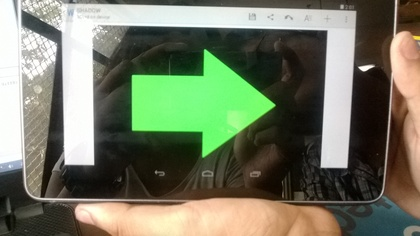
%> input picture codes/greenRight.jpg, 420 x 236 px, shrunk from 2592 x 1456 before the run
$ octave runBotrun.m   (GNU Octave 9; MATLAB toolbox functions it lacks are replaced by stand-ins)
%> lines starting %> are read from the running program, lines starting %| are printed output that depends on the picture; in (x1, y1, x2, y2) boxes, pixels count from 0 and x2, y2 are one past the last pixel; in counts of white or black regions, pixels touching at a corner belong together; the program's own positions count from 1
%> further down, im is the input picture: size 236x420x3 uint8; mean R, G, B 115.6, 121.2, 99.5
### codes/colorDetect.m
function [c,im]=colorDetect(data)
% 0- blank image
% 1- Red
% 2- Green
% 3- Blue

disp('entered in colorDetection');
thresh=6;
c=0;
[r,col,t]=size(data);
%> r = 236; col = 420; t = 3
im=zeros(r,col);
figure,imshow(data);title('original image');
diffR = imsubtract(data(:,:,1), rgb2gray(data));
diffR = medfilt2(diffR, [3 3]);
%figure,imshow(diffR);%title('filtered R');
diffR = im2bw(diffR,graythresh(diffR));
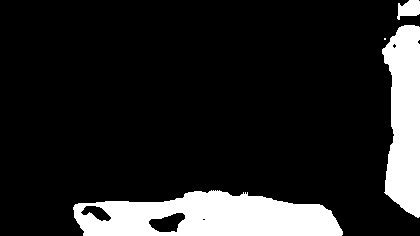
%> diffR: size 236x420 logical; 14.9% white; 4 white regions (1 under 20 px), largest, box (x1, y1, x2, y2) and area: (73, 190, 343, 236) 8803, (382, 25, 420, 218) 5596, (397, 0, 420, 20) 317
%figure,imshow(diffR);title('red binarised');
[bwR,R] = bwlabel(diffR, 8);
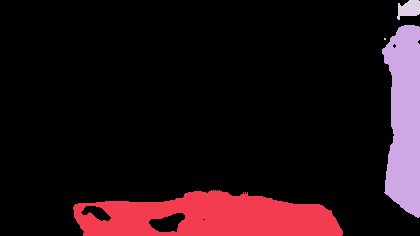
%> bwR: size 236x420 double; 5 distinct labels, from 0 to 4; one colour per label, 0 black
%> R = 4
disp(R);
%| 4
if R>0 && R<thresh
aR=regionprops(bwR,'Area','ConvexHull','EulerNumber');
%> aR = 4 regions; Area and EulerNumber: 8803 -2, 5596 0, 317 1, 4 1
areaR=cat(1,aR.Area);
%> areaR = [8803; 5596; 4; 317]
bwR=bwareaopen(bwR,max(areaR)-1);
%> bwR: size 236x420 logical; 8.9% white; 1 white region, box (x1, y1, x2, y2) and area: (73, 190, 343, 236) 8803
figure,imshow(bwR);title('Red');
c=1;
im=bwR;
end


diffG = imsubtract(data(:,:,2), rgb2gray(data));
diffG = medfilt2(diffG, [3 3]);
%figure,imshow(diffG);
diffG = im2bw(diffG,graythresh(diffG));
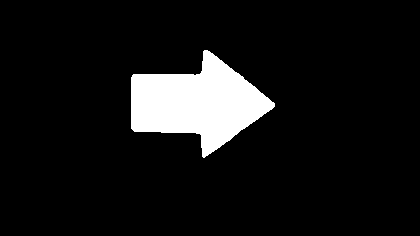
%> diffG: size 236x420 logical; 8.6% white; 1 white region, box (x1, y1, x2, y2) and area: (131, 50, 275, 158) 8476
%figure,imshow(diffG);
[bwG,G] = bwlabel(diffG, 8);
%> G = 1
disp(G);
%| 1
if G>0 && G<thresh
aG=regionprops(bwG,'Area','ConvexHull','EulerNumber');
%> aG = 1 region; Area and EulerNumber: 8476 1
areaG=cat(1,aG.Area);
%> areaG = 8476
bwG=bwareaopen(bwG,max(areaG)-1);
figure,imshow(bwG);title('Green');
c=2;
im=bwG;
end


diffB = imsubtract(data(:,:,3), rgb2gray(data));
diffB = medfilt2(diffB, [3 3]);
%figure,imshow(diffB);
diffB = im2bw(diffB,graythresh(diffB));
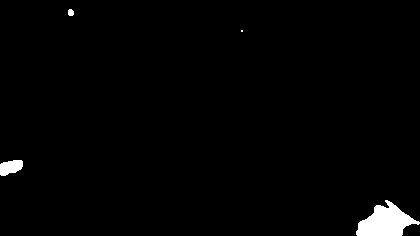
%> diffB: size 236x420 logical; 1.6% white; 4 white regions (1 under 20 px), largest, box (x1, y1, x2, y2) and area: (356, 200, 420, 236) 1305, (0, 160, 23, 176) 274, (68, 9, 74, 16) 36
%figure,imshow(diffB);
[bwB,B] = bwlabel(diffB, 8);
%> bwB: size 236x420 double; 5 distinct labels, from 0 to 4
%> B = 4
disp(B);
%| 4
if B>0 && B<thresh
aB=regionprops(bwB,'Area','ConvexHull','EulerNumber');
%> aB = 4 regions; Area and EulerNumber: 1305 1, 274 1, 36 1, 4 1
areaB=cat(1,aB.Area);
%> areaB = [274; 36; 4; 1305]
bwB=bwareaopen(bwB,max(areaB)-1);
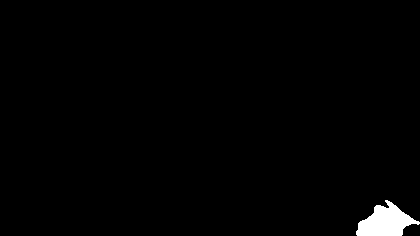
%> bwB: size 236x420 logical; 1.3% white; 1 white region, box (x1, y1, x2, y2) and area: (356, 200, 420, 236) 1305
figure,imshow(bwB);title('Blue');
c=3;
im=bwB;
end


disp('Color Detected :');
disp(c);
if c==1
    disp('RED');
else if c==2
        disp('GREEN');
    else if c==3
            disp('BLUE');
        end
    end
end


end

### codes/direction.m
function [answer]=direction(im)
[c,bin]=colorDetect(im);
%> c = 3
bw=extractObject(bin);
[ left , right]=arrowBreak(bw);
%figure;
%subplot(1,2,1);imshow(left);
%subplot(1,2,2);imshow(right);

%%
lt=isTriangle(left);
rt=isTriangle(right);

if lt==1
    disp('LEFT ARROW');
else if rt==1
        disp('RIGHT ARROW');
    end
end
%%
if c==1
    if lt==1
        disp('TURN RIGHT');
        answer='R';
    else if rt==1
            disp('TURN LEFT');
            answer='L';
        end
    end
else if c==2
        if lt==1
            disp('TURN LEFT');
            answer='L';
        else if rt==1
                disp('TURN RIGHT');
                answer='R';
            end
        end
    end
end

end

### codes/extractObject.m
function [bw]=extractObject(im)
[l,num]=bwlabel(im);
%> l: size 236x420 double; values 0 (black) and 1 (white), 1.3% white; 1 white region
%> num = 1
stat=regionprops(l,'BoundingBox','Extrema');
%> stat = 1 region; box (x1, y1, x2, y2): (356, 200, 420, 236)

bb=round(cat(1,stat.BoundingBox));
%> bb = [357 201 64 36]
%disp(bb);
im=imcrop(im,bb);
%> im: size 36x64 logical; 56.6% white; 4 black regions (1 under 20 px), largest, box (x1, y1, x2, y2) and area: (0, 0, 33, 31) 433, (32, 0, 64, 22) 382, (46, 24, 64, 36) 183

bw=imfill(im,'holes');
figure,imshow(bw);

% stat=regionprops(bw,'Extrema');
% ex=round(cat(2,stat.Extrema));
% disp(ex);


end

### codes/arrowBreak.m
function [ left , right]=arrowBreak(bw)
[r,c,t]=size(bw);
%> r = 36; c = 64; t = 1
i=1;
for j=1:c
    if bw(i,j)==1
        break;
    end
end
left=zeros(r,j);
right=zeros(r,c-j+1);

for i=1:r
    for col=1:j
        left(i,col)=bw(i,col);
    end
end
%figure,imshow(left);

for i=1:r
    column=1;
    for col=j:c
        right(i,column)=bw(i,col);
        column=column+1;
    end
end
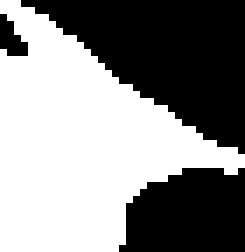
%> right: size 36x35 double (shown 7 times larger); values 0 (black) and 1 (white), 54% white; 3 black regions (1 under 20 px), largest, box (x1, y1, x2, y2) and area: (3, 0, 35, 22) 382, (17, 24, 35, 36) 183
%> in direction, `[ left , right]=arrowBreak(bw);`:
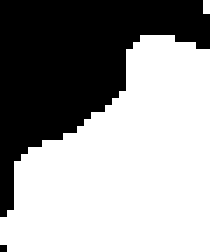
%> left: size 36x30 double (shown 7 times larger); values 0 (black) and 1 (white), 60.7% white; 2 black regions (1 under 20 px), largest, box (x1, y1, x2, y2) and area: (0, 0, 30, 31) 423
%figure,imshow(right);
end

### codes/isTriangle.m
function [tri]=isTriangle(bin)
[r,c,t]=size(bin);
%> c = 30
%%
ll=round(c/3);
%> ll = 10
rr=round(2*c/3);
%> rr = 20
llCount=0;
for i=1:r
    if bin(i,ll)==1
        llCount=llCount+1;
    end
end

rrCount=0;
for i=1:r
    if bin(i,rr)==1
        rrCount=rrCount+1;
    end
end
disp('left count:');
disp(llCount);
%| 17
disp('right Count:');
disp(rrCount);
%| 30
%%
thresh=round(r/4);
%> thresh = 9
diff=abs(llCount-rrCount);
%> diff = 13
disp(diff);
%| 13
if diff>thresh
    tri=1;
else tri=0;
end

%%
end

### codes/runBotrun.m
%% open serial comm
% [9 lines of commented-out code are left out]
%% capture the arrow and detect it
im = imread('greenRight.jpg');
%im=getsnapshot(vid);
imshow(im);
dir=direction(im);
%> in direction, `lt=isTriangle(left);`: lt = 1
%| 30
%| 11
%| 19
%> (the run ends here)

$ run again, with codes/greenLeft.jpg copied over codes/greenRight.jpg
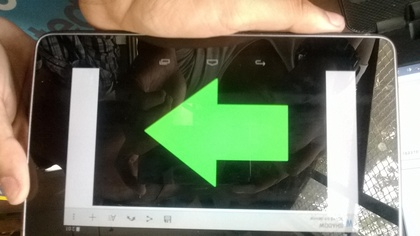
%> input picture codes/greenLeft.jpg, 420 x 236 px, shrunk from 2592 x 1456 before the run
%> im is the input picture: size 236x420x3 uint8; mean R, G, B 115.6, 121.1, 99.6
%> in colorDetect, `[bwR,R] = bwlabel(diffR, 8);`:
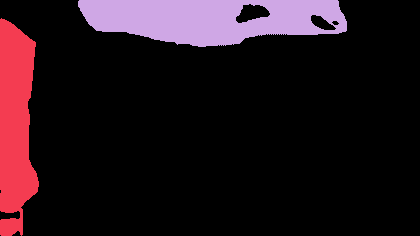
%> bwR: size 236x420 double; 3 distinct labels, from 0 to 2; one colour per label, 0 black
%> R = 2
%| 2
%> aR = 2 regions; Area and EulerNumber: 9134 -2, 6235 1
%> areaR = [6235; 9134]
%> bwG: size 236x420 double; values 0 (black) and 1 (white), 8.6% white; 1 white region, box (x1, y1, x2, y2) and area: (145, 78, 289, 187) 8480
%> G = 1
%| 1
%> aG = 1 region; Area and EulerNumber: 8480 1
%> areaG = 8480
%> B = 4
%| 4
%> aB = 4 regions; Area and EulerNumber: 1296 1, 255 1, 43 1, 17 1
%> areaB = [1296; 17; 43; 255]
%> in direction, `[c,bin]=colorDetect(im);`: c = 3
%> l: size 236x420 double; values 0 (black) and 1 (white), 1.3% white; 1 white region
%> num = 1
%> stat = 1 region; box (x1, y1, x2, y2): (0, 0, 65, 36)
%> bb = [1 1 65 36]
%> im: size 37x66 logical; 53.1% white; 2 black regions, box (x1, y1, x2, y2) and area: (0, 0, 66, 37) 967, (0, 0, 18, 12) 179
%> after the loop in arrowBreak, `for i=1:r`:
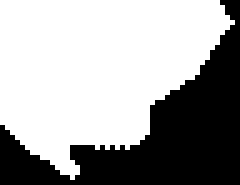
%> right: size 37x48 double (shown 5 times larger); values 0 (black) and 1 (white), 63.8% white; 1 black region, box (x1, y1, x2, y2) and area: (0, 0, 48, 37) 643
%| 5
%| 11
%> diff = 6
%| 6
%> lt = 0
%| 31
%| 20
%| 11
%> rt = 1
